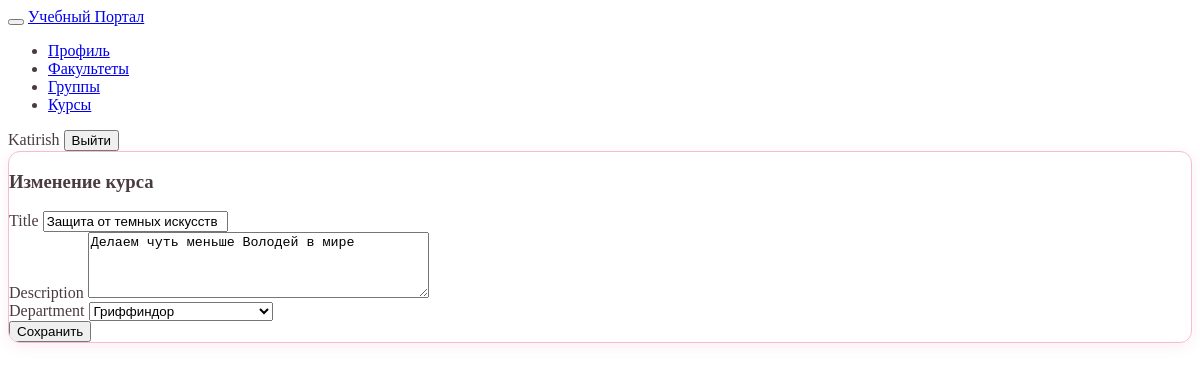
Screenshot of /courses/7/edit/ (signed in) with the database file from the repository.
### accounts/models.py (models this page shows, shortened)
class Course(models.Model):
    title = models.CharField(max_length=200)
    description = models.TextField(blank=True)
    department = models.ForeignKey(
        Department,
        on_delete=models.CASCADE,
        related_name='courses'
    )

### accounts/views.py (the view)
# urls.py: path('courses/<int:pk>/edit/', views.course_update, name='course_update'),
@login_required
@user_passes_test(is_methodist)
def course_update(request, pk):
    course = get_object_or_404(Course, pk=pk)
    if request.method == 'POST':
        form = CourseForm(request.POST, instance=course)
        if form.is_valid():
            form.save()
            return redirect('course_list')
    else:
        form = CourseForm(instance=course)
    return render(request, 'object_form.html', {'form': form, 'title': 'Изменение курса'})

### accounts/forms.py
class CourseForm(forms.ModelForm):
    class Meta:
        model = Course
        fields = ['title', 'description', 'department']
        widgets = {
            'title': forms.TextInput(attrs={'class': 'form-control'}),
            'description': forms.Textarea(attrs={'class': 'form-control', 'rows': 4}),
            'department': forms.Select(attrs={'class': 'form-select'}),
        }

### accounts/models.py (called while the page is built)
    def __str__(self):
        return self.name

### accounts/views.py (called while the page is built)
def is_methodist(user):
    return user.groups.filter(
        name='Методист'
    ).exists()

### templates/object_form.html (shortened to what this page needs)
{% extends 'base.html' %}
{% block content %}
        <div class="card">
            <div class="card-header">
                <h3 class="card-title">{{ title }}</h3>
            </div>
            <div class="card-body">
                <form method="post">
                    {% for field in form %}
                    <div class="mb-3">
                        <label class="form-label">{{ field.label }}</label>
                        {{ field }}
                    </div>
                    {% endfor %}
                    <div class="form-footer">
                        <button type="submit" class="btn btn-primary w-100">Сохранить</button>
                    </div>
                </form>
            </div>
        </div>
{% endblock %}

### templates/base.html (shortened to what this page needs)
{% load static %}
<!DOCTYPE html>
<html lang="ru">
<head>
    <link href="https://cdn.jsdelivr.net/npm/@tabler/core@1.0.0-beta20/dist/css/tabler.min.css" rel="stylesheet"/>
    <link href="https://cdn.jsdelivr.net/npm/@tabler/core@1.0.0-beta20/dist/css/tabler-flags.min.css" rel="stylesheet"/>
    <link href="https://cdn.jsdelivr.net/npm/@tabler/core@1.0.0-beta20/dist/css/tabler-payments.min.css" rel="stylesheet"/>
    <link href="https://cdn.jsdelivr.net/npm/@tabler/core@1.0.0-beta20/dist/css/tabler-vendors.min.css" rel="stylesheet"/>
    <link href="https://cdn.jsdelivr.net/npm/@tabler/icons@2.40.0/iconfont/tabler-icons.min.css" rel="stylesheet"/>
    <link href="https://cdn.jsdelivr.net/npm/@tabler/core@1.0.0-beta20/dist/css/tabler.min.css" rel="stylesheet"/>
    {% load static %}
    <link href="{% static 'css/custom-tabler.css' %}" rel="stylesheet"/>
</head>
<body class="layout-fluid">
    <header class="navbar navbar-expand-md d-print-none">
        <div class="container-xl">
            <button class="navbar-toggler" type="button" data-bs-toggle="collapse" data-bs-target="#navbar-menu">
            </button>
            <a href="/" class="navbar-brand navbar-brand-autodark d-none-navbar-horizontal pe-0 pe-md-3">
                Учебный Портал
            </a>
            <div class="collapse navbar-collapse" id="navbar-menu">
                <ul class="navbar-nav pt-lg-3">
                    <li class="nav-item"><a class="nav-link" href="/profile/">Профиль</a></li>
                    <li class="nav-item"><a class="nav-link" href="/departments/">Факультеты</a></li>
                    <li class="nav-item"><a class="nav-link" href="/groups/">Группы</a></li>
                    <li class="nav-item"><a class="nav-link" href="/courses/">Курсы</a></li>
                </ul>
            </div>
            <div class="my-2 my-md-0 flex-grow-1 flex-md-grow-0 order-first order-md-last">
                {% if user.is_authenticated %}
                    <span class="badge bg-primary me-2">{{ user.username }}</span>
                    <form method="post" action="{% url 'logout' %}" style="display:inline;">
                        <button type="submit" class="btn btn-sm btn-outline-danger">Выйти</button>
                    </form>
                {% else %}
                    <a href="{% url 'login' %}" class="btn btn-sm btn-primary">Войти</a>
                {% endif %}
            </div>
        </div>
    </header>
    <div class="page-wrapper">
        <div class="page-body">
            <div class="container-xl">
                {% block content %}
                {% endblock %}
            </div>
        </div>
    </div>
</body>
</html>

### static/css/custom-tabler.css (style rules this page uses)
:root { --tblr-body-bg: #fff0f5; --tblr-primary: #d63384; --tblr-primary-rgb: 214, 51, 132; --tblr-card-bg: #ffffff; --tblr-border-color: #f8bbd0; }
body { font-size: 16px; color: #4a3b42; }
.card { border: 1px solid var(--tblr-border-color); box-shadow: 0 4px 15px rgba(214, 51, 132, 0.08); border-radius: 12px; overflow: hidden; }

### rows the page displays
Course: form "Защита от темных искусств" "Делаем чуть меньше Володей в мире" "Гриффиндор"

### other values shown
{{ user.username }} "Katirish"
{{ title }} "Изменение курса"
{{ field.label }} "Title" "Description" "Department"
